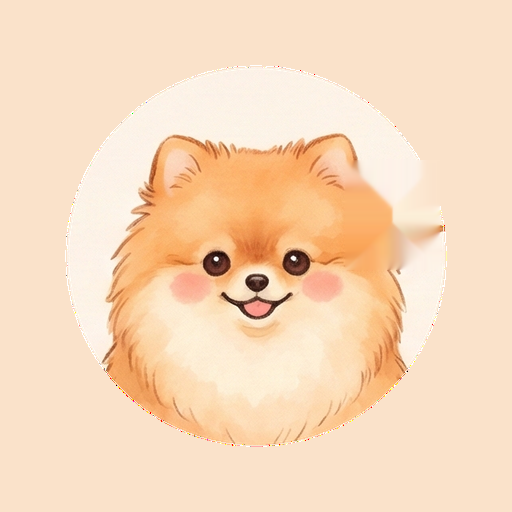
#> input picture mobile/assets/levels/dog_lv2.png, 512 x 512 px, found by its file name
$ python clean-level-icons-batch.py
#> lines starting #> are read from the running program, lines starting #| are printed output that depends on the picture; after the words box and inside, x2 and y2 are one past the last pixel; in counts of white or black regions, pixels touching at a corner belong together
"""
레벨 아이콘 데코 일괄 제거 (자동 처리 가능 6장)

방식: 각 PNG에 대해 데코 위치 좌표 박스 inpaint.
알파 보호 (투명 외곽 보존).
출력: scripts/_previews/{file} (원본 안 건드림 — 사용자 OK 후 prod 교체)
"""
import cv2
import numpy as np
from pathlib import Path

BASE = Path("C:/Users/shark/memento1/mobile/assets/levels")
OUT = Path("C:/Users/shark/memento1/scripts/_previews")
OUT.mkdir(parents=True, exist_ok=True)

# 좌표 박스: x1, y1, x2, y2 (512x512 기준)
# 한 PNG에 여러 박스 가능 (별 + 다른 데코 동시)
TARGETS = [
    {"file": "dog_lv2.png", "boxes": [(345, 160, 440, 270)], "desc": "포메 + 별"},
    {"file": "dog_lv3.png", "boxes": [(370, 220, 460, 310)], "desc": "코기 + 하트"},
    {"file": "dog_lv5.png", "boxes": [(340, 280, 470, 420)], "desc": "골든 + 점"},
    {"file": "cat_lv2.png", "boxes": [(360, 160, 450, 260)], "desc": "스코티시폴드 + 별 (광채 배경 별도)"},
    {"file": "cat_lv3.png", "boxes": [(370, 220, 450, 310)], "desc": "러시안블루 + 하트"},
    {"file": "cat_lv5.png", "boxes": [(340, 320, 460, 440)], "desc": "페르시안 + 점"},
]

def clean(img_path: Path, boxes: list, out_path: Path):
    img = cv2.imread(str(img_path), cv2.IMREAD_UNCHANGED)
#> img is the input picture: shape (512, 512, 4); mean B, G, R, A 188.8, 218.3, 248.5, 108.1
    if img.shape[2] != 4:
        print(f"  WARN: {img_path.name} alpha 없음")
        return
    bgr = img[:, :, :3].copy()
    alpha = img[:, :, 3].copy()
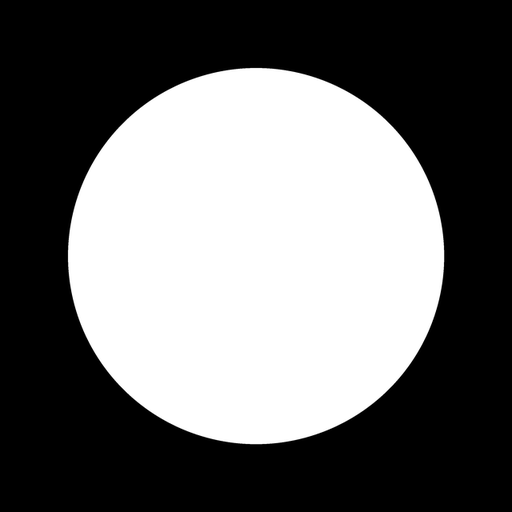
#> alpha: shape (512, 512); min 0, max 255, mean 108.1
    h, w = bgr.shape[:2]
#> h = 512; w = 512

    # 1. 투명 영역 RGB를 가장자리 평균색으로 미리 채움 (inpaint 검은 줄 방지)
    ring = (alpha > 0) & (alpha < 255)
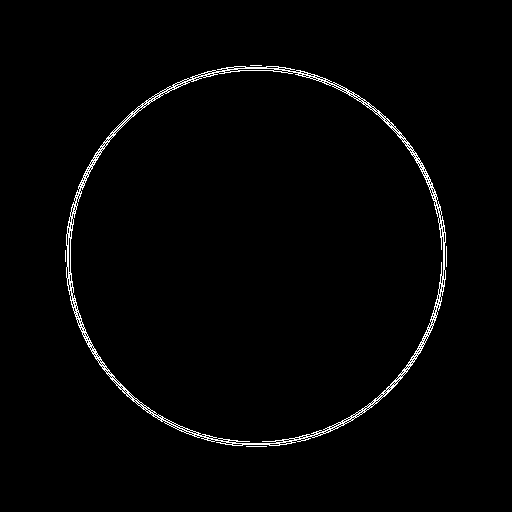
#> ring: shape (512, 512) bool; 1.6% white in thin lines or dots, all inside (x1, y1, x2, y2) = (65, 65, 447, 447)
    if ring.sum() > 100:
        edge_color = bgr[ring].mean(axis=0).astype(np.uint8)
#> edge_color = [201, 225, 250]
    else:
        edge_color = np.array([220, 235, 245], dtype=np.uint8)
    bgr_filled = bgr.copy()
    bgr_filled[alpha == 0] = edge_color

    # 2. 박스 마스크
    mask = np.zeros((h, w), dtype=np.uint8)
    for (x1, y1, x2, y2) in boxes:
        mask[y1:y2, x1:x2] = 255

    # 3. inpaint NS
    result = cv2.inpaint(bgr_filled, mask, 10, cv2.INPAINT_NS)

    # 4. 원본 alpha 복원
    out = np.dstack([result, alpha])
    cv2.imwrite(str(out_path), out)

for t in TARGETS:
    src = BASE / t["file"]
    dst = OUT / t["file"]
    print(f"{t['file']} -- {t['desc']}")
    clean(src, t["boxes"], dst)
    print(f"  -> {dst}")

print("\nALL DONE")
